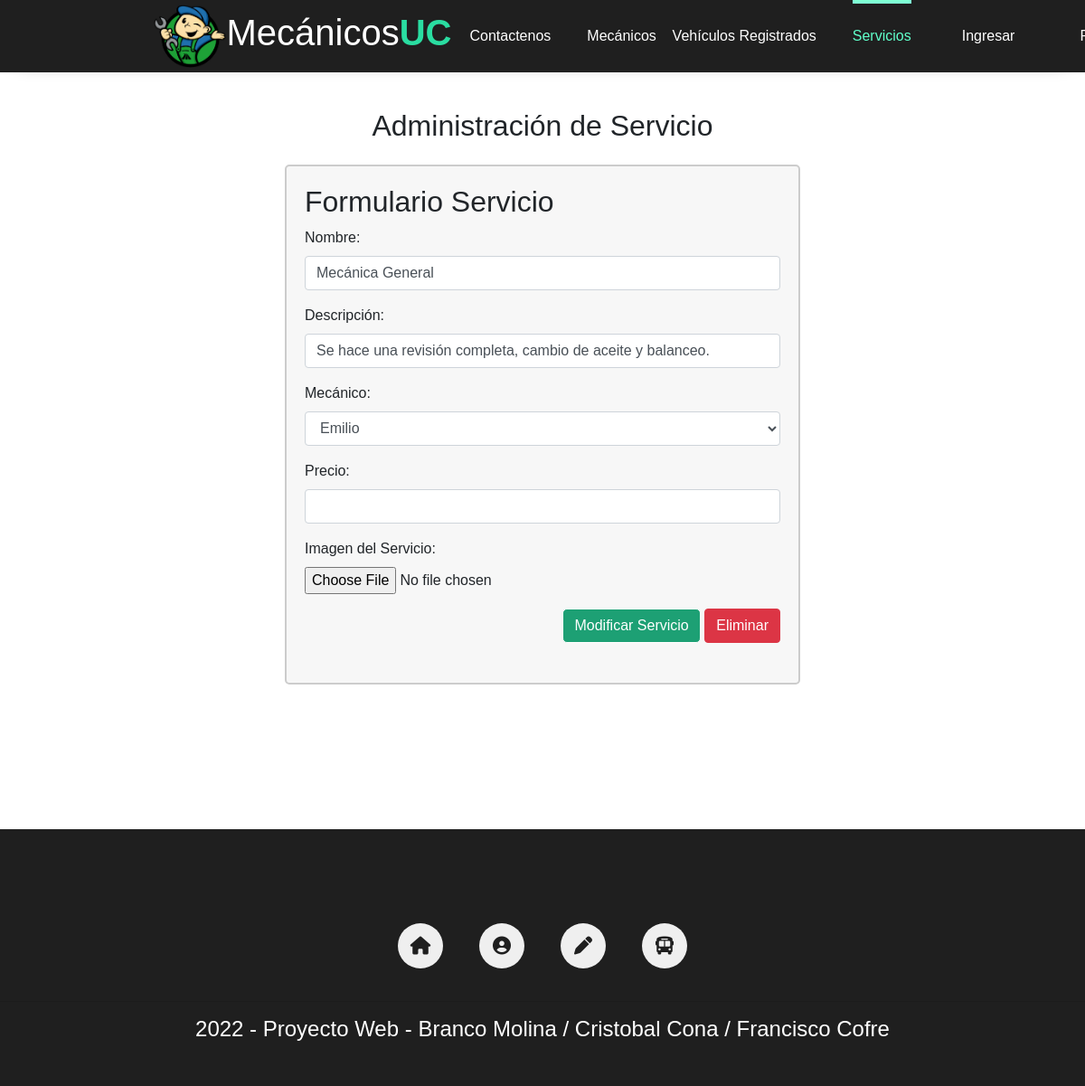
Screenshot of /Mod_Servicio.html/5 with the database file from the repository.
### core/models.py (models this page shows, shortened)
class Servicio(models.Model):
    nombre = models.CharField(max_length=30)
    descripcion = models.TextField()
    mecanico = models.ForeignKey(Mecanico, on_delete=models.CASCADE)
    precio = models.DecimalField(max_digits=8, decimal_places=2)
    imagen = models.ImageField(upload_to='servicios/', null=True, blank=True)

### core/views.py (the view)
# urls.py: path('Mod_Servicio.html/<id>', form_mod_servicio, name='form_mod_servicio'),
def form_mod_servicio(request, id):
    servicio = Servicio.objects.get(id=id)
    formulario = ServicioForm(instance=servicio)
    if request.method == 'POST':
        formulario = ServicioForm(request.POST, request.FILES, instance=servicio)
        if formulario.is_valid():
            formulario.save()
            return redirect('crud_admin')
    datos = {
        'formulario': formulario,
        'servicio': servicio
    }
    return render(request, 'core/Mod_Servicio.html', datos)

### core/forms.py (shortened to what this page needs)
class ServicioForm(forms.ModelForm):
    class Meta:
        model = Servicio
        fields = ['nombre', 'descripcion', 'mecanico', 'precio', 'imagen']
        widgets = {
            'mecanico': forms.Select(attrs={'class': 'form-control'}),
        }

### core/models.py (called while the page is built)
    def __str__(self):
        return self.nombre

### core/templates/core/Mod_Servicio.html (shortened to what this page needs)
{% load static %}
<!DOCTYPE html>
<html lang="en">
<head>
    <link rel="stylesheet" href="{% static '/core/css/main.css' %}">
    <link rel="stylesheet" href="{% static '/core/css/index.css' %}">
    <link rel="stylesheet" href="{% static '/core/css/dropdown2.css' %}">
    <link rel="stylesheet" href="https://cdn.jsdelivr.net/npm/bootstrap@4.0.0/dist/css/bootstrap.min.css">
</head>
<body>
  <header>
    <div class="header-content">
        <div class="logo">
            <a href="/PaginaPrincipal.html"> <img src="{% static '\core\img\Logo.png' %}" alt="logo de la marca">
        </div>
        <div class="logo" id="logoMec">
            <h1>Mecánicos<b>UC </b> </h1>
        </div>
        <div class="menu" id="show-menu">
            <nav>
                <ul>
                    <li><a href="/Contacto.html" id="ContactoDisplay">Contactenos</a></li>
                    <li><a href="Mecanicos.html" >Mecánicos</a></li>
                    <li class="dropdown" id="dropdownDisplay">
                        <a href="#">Vehículos Registrados</a>
                    </li>
                    <li class="menu-selected"><a href="/Servicios.html" id="ServicioDisplay" class="text-menu-selected">Servicios</a></li>
                    {% if request.user.is_authenticated %}
                        <li class="nav-item">
                            <a class="nav-link" href={% url 'logout' %}>Cerrar Sesión</a>
                        </li>
                        {% else %}
                        <li class="nav-item">
                            <a class="nav-link" href={% url 'login' %}>Ingresar</a>
                        </li>
                        <li class="nav-item">
                            <a class="nav-link" href={% url 'register' %}>Registrarse</a>
                        </li>
                    {% endif %}
                </ul>
            </nav>
        </div>
    </div>
</header>
<br><br><br>
<section class="container my-5">
    <h2 class="text-center mb-4">Administración de Servicio</h2>
    <div class="row justify-content-center">
        <div class="col-md-6 my-form" style="background-color: #f7f7f7; padding: 20px; border: 2px solid #ccc; border-radius: 5px;">
            <form method="POST" autocomplete="off" enctype="multipart/form-data" action="{% url 'form_mod_servicio' servicio.id %}">
                <h2>Formulario Servicio</h2>
                <div class="form-group">
                    <label for="{{ formulario.nombre.id_for_label }}">Nombre:</label>
                    <input type="{{ formulario.nombre.field.widget.input_type }}" id="{{ formulario.nombre.id_for_label }}" name="{{ formulario.nombre.html_name }}" class="form-control" value="{{ formulario.nombre.value }}">
                </div>
                <div class="form-group">
                    <label for="{{ formulario.descripcion.id_for_label }}">Descripción:</label>
                    <input type="{{ formulario.descripcion.field.widget.input_type }}" id="{{ formulario.descripcion.id_for_label }}" name="{{ formulario.descripcion.html_name }}" class="form-control" value="{{ formulario.descripcion.value }}">
                </div>
                <div class="form-group">
                    <label for="{{ formulario.mecanico.id_for_label }}">Mecánico:</label>
                    {{ formulario.mecanico }}
                </div>
                <div class="form-group">
                    <label for="{{ formulario.precio.id_for_label }}">Precio:</label>
                    <input type="{{ formulario.precio.field.widget.input_type }}" id="{{ formulario.precio.id_for_label }}" name="{{ formulario.precio.html_name }}" class="form-control" value="{{ formulario.precio.value }}">
                </div>
                <div class="form-group">
                    <label for="imagen">Imagen del Servicio:</label>
                    <input type="file" class="form-control-file" id="imagen" name="imagen">
                </div>
                <div class="text-right">
                    <button type="submit" name="form_mod_servicio" class="btn btn-primary">Modificar Servicio</button>
                    <a href="{% url 'form_del_servicio' servicio.id %}" class="btn btn-danger">Eliminar</a>
                </div>
                <br>
            </form>
        </div>
    </div>
</section>
<br><br><br>
<div class="container-footer">
  <footer>
      <div class="logo-footer">
      </div>
      <div class="info-footer">
          <a href="PaginaPrincipal.html"> <i class="fa-solid fa-house icon-info-footer"> </i></a>
          <a href="Mecanicos.html"> <i class="fa-solid fa-circle-user icon-info-footer"> </i></a>
          <a href="#"> <i class="fa-solid fa-pen icon-info-footer" onclick="mostrarPopUpForm()"> </i></a>
          <a href="#"> <i class="fa-solid fa-bus icon-info-footer" onclick="mostrarPopUpBus()"> </i></a>
      </div>
      <hr>
      <h4>
          2022 - Proyecto Web - Branco Molina / Cristobal Cona / Francisco Cofre
      </h4>
  </footer>
</div>
</body>
</html>

### core/static/core/css/main.css (style rules this page uses)
* { margin: 0; padding: 0; box-sizing: border-box; text-decoration: none; font-family: sans-serif; }
header { position: fixed; top: 0; left: 0; width: 100%; height: 80px; background: #1f1f1f; box-shadow: 0 4px 25px -22px black; z-index: 2; }
.header-content { max-width: 1200px; margin: auto; display: flex; justify-content: space-between; }
.logo { height: 80px; display: flex; justify-content: center; align-items: center; }
.logo h1 { color: white; transition: color 300ms; }
.logo b { color: rgb(42, 221, 161); transition: color 300ms; }
header .logo img { height: 70px; width: auto; padding-left: 50px; }
.menu { height: 80px; }
.menu nav { height: 100%; }
.menu nav ul { height: 100%; display: flex; list-style: none; }
.menu nav ul li { height: 100%; margin: 0px 20px; display: flex; justify-content: center; align-items: center; position: relative; }
.menu-selected:before { content: ''; width: 100%; height: 4px; background: aquamarine; position: absolute; top: 0; left: 0; }
.menu nav ul li a { color: white; transition: color 300ms; }
.menu .text-menu-selected { color: rgb(96, 255, 202); }
#dropdownDisplay { display: flex; margin-left: -18%; }
.container-footer { width: 100%; padding: 40px 0; background: #1f1f1f; margin-top: 40px; }
.container-footer h4 { color: white; text-align: center; margin-top: 10px; }
.container-footer footer { max-width: 1200px; margin: auto; }
.container-footer footer .logo-footer { text-align: center; }
.container-footer footer .info-footer { display: flex; justify-content: center; margin-top: 20px; }
.container-footer footer .info-footer .icon-info-footer { font-size: 20px; margin: 20px; background: #efefef; width: 50px; height: 50px; display: flex; justify-content: center; align-items: center; border-radius: 100%; color: #1f1f1f; transition: color 300ms; }
@media screen and (max-width:1220px) { .header-content { max-width: 1000px; padding: 0 20px; } }

### core/static/core/css/index.css (style rules this page uses)
.form-group { position: relative; border-radius: 10px; }
.form-group input { width: 100%; }
.container button { margin-left: 20px; background-color: rgb(29, 160, 116); border-radius: 5px; border-color: white; }

### rows the page displays
Servicio: nombre "Mecánica General", descripcion "Se hace una revisión completa, cambio de aceite y balanceo.", mecanico "Emilio"
